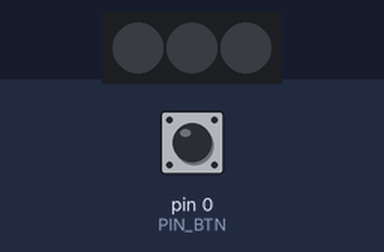
This sketch was run on a simulated Arduino Uno, built with avr-gcc and run on an emulated ATmega328P. On the bench: 3 RGB LEDs in strip order, left to right. The inputs (shaded band) are chosen by the test bench; at power-on: pin 0 (PIN_BTN) HIGH. Dim RGB values are drawn brighter than linear.

Above: at 1.2 s.
1.3 s: pin 0 (PIN_BTN) pulled LOW for 0.15 s
At 1.6 s:
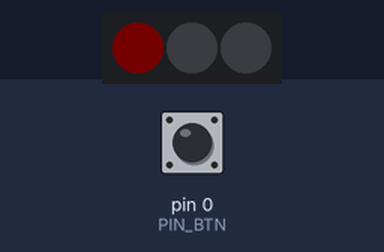
At 3.5 s:
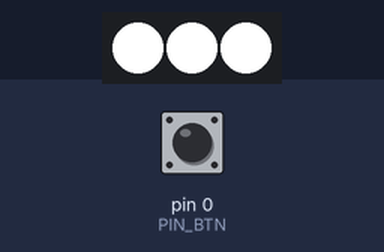
4.3 s: pin 0 (PIN_BTN) pulled LOW for 0.15 s
At 4.9 s:
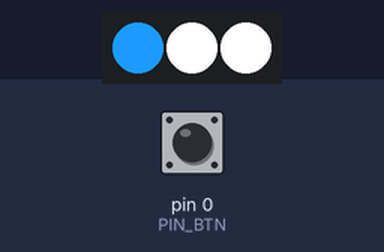
Timing chart, 0 to 7.6 s (numbered marks = the images above; inputs shaded):
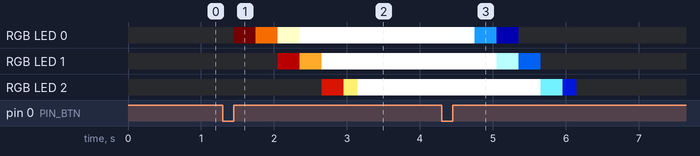

Measured:
- after the input at 1.3 s, RGB LED 0: off → RGB(1, 0, 0) after 0.15 s, → RGB(228, 100, 0) 0.30 s later, → RGB(255, 255, 199) 0.30 s later, → RGB(255, 255, 255) 0.30 s later; RGB LED 1: off → RGB(71, 0, 0) after 0.75 s, → RGB(255, 170, 42) 0.30 s later, → RGB(255, 255, 255) 0.30 s later
- after the input at 4.3 s, RGB LED 0: RGB(255, 255, 255) → RGB(254, 255, 255) after 0.15 s, → RGB(27, 155, 255) 0.30 s later, → RGB(0, 0, 56) 0.30 s later, → off 0.30 s later; RGB LED 1: RGB(255, 255, 255) → RGB(184, 255, 255) after 0.75 s, → RGB(0, 85, 213) 0.30 s later, → off 0.30 s later

The sketch:

LegoShelfLights.ino
```cpp
/* LegoShelfLights

Pixel Lights use to light up modules in a bookshelf displaying lego creations.

 * Ideally one (momentary) button control
    * Tap --> Toggles on / off
    * Hold --> Changes intensity
 * Animate on/off sequence
 * Maybe have another fun mode where different modules fade off and on

Electronics
 * WS2811 ICs fed into RGB amplifier, driving 12V analog LED strips (one strip per module)
 * ATTINY Microcontroller because it's small and I have a lot of them not being used
 * Button to do the things

 */

#include <Adafruit_NeoPixel.h>

// IO Pins
#define PIN_BTN     0
#define PIN_PIXEL   2   // Data pin for LEDs

// Pixel Setup
#define NUM_LEDS    3             // Note: I'm using single colour LEDs, so '1 pixel' = 3 LEDs
uint8_t modules[NUM_LEDS*3 + 1];  // Stores intensity values for each module - Ideally I'd use the leds arrays to do that, but I don't know where teh raw values of that is stored :(
                                  // Note: 1 extra module is just to make fade on/off easier to program
Adafruit_NeoPixel leds(NUM_LEDS, PIN_PIXEL, NEO_GRB + NEO_KHZ800);

// Global Variables
bool btnState_Last = HIGH;        // Button state on last loop
uint32_t btnStartTime = 0;        // (ms) time button was pushed
bool lightsOn = 0;                // Current state of lights (on or off)
bool fadingOnOff = false;         // true while lights are either turning on or turning off


// Parameters
#define LED_FADE_TIME     1000    // (ms) Fade time for an individual module to turn on/off
#define MODULE_DELAY_TIME 500     // (ms) delay between lighting successive modules
#define DEBOUNCE          20      // (ms) debounce time
#define SHORT_PRESS_TIME  500     // (ms) Max period button can be pressed for to trigger on/off action
#define DIM_MIN           10      // (0-255) Minimum intensity to drop to
#define DIM_SPEED         20      // kinda speed at which lights fade lower value = faster fade
#define HALF_POINT        127     // Value at which next module starts fading


void setup()
{
  // Serial.begin(115200);
  pinMode(PIN_BTN, INPUT_PULLUP);
  leds.begin();                               // Initialize Pixels
  leds.show();                                // Initialize all pixels to 'off'
}


void loop()
{
  bool btnState = digitalRead(PIN_BTN);

  if (!fadingOnOff)                           // Don't allow changes while fading off/on
  {
    if (!btnState)                            // If button pressed ...
    {
      if (millis() < btnStartTime)            // (handle timer overflow)
      {
        btnStartTime = millis();
        return;
      }

      if (btnState != btnState_Last)          // ... and wasn't previously
        btnStartTime = millis();              // Record time button was initially pressed

      // If button pressed for longer than ShortPressTime - change intensity
      else if (millis() - btnStartTime >= SHORT_PRESS_TIME)
      {
        if (lightsOn)
          ChangeIntensity(millis() - btnStartTime);
      }
    }
    else
    {
      if (btnState != btnState_Last)          // Button just released
      {
        // Debounce & toggle light state if short press
        if (( (millis() - btnStartTime) <= SHORT_PRESS_TIME ) && ( (millis() - btnStartTime) >= DEBOUNCE) )
          lightsOn = !lightsOn;
      }
    }
  }

  btnState_Last = btnState;                   // Record btnState for next time
  updateLEDs();
}


void ChangeIntensity(uint16_t pressTime)
{
  // Changes intensity preset
  static bool fadeUp = true;                  // Direction to fade lights in when button is held
  static bool stopFade = true;                // Stop changing intensity once we hit max or min
  static uint16_t pressTime_last = pressTime + 1;
  static uint8_t  intensity_preset = 255;     // Preset intensity to fade lights up to when toggled on
  static uint8_t  intensity_initial;          // Intensity_preset value at start of long button press event


  if (pressTime < pressTime_last)             // Reset if new button press event
  {
    // Serial.println("New Button Press Event");
    stopFade = false;                         // Enable fading again!
    intensity_initial = intensity_preset;     // Remember this for next time
    fadeUp = !fadeUp;                         // Reverse fade direction each time a long press is initiated
  }

  pressTime_last = pressTime;                 // Remember for next time

  if (fadeUp)                                 // Stop fading if we hit an end
  {
    if (intensity_preset >= 255)
      stopFade = true;
  }
  else //fade down
  {
    if (intensity_preset <= DIM_MIN)
      stopFade = true;
  }

  if (!stopFade)
  {
    if (fadeUp)
      intensity_preset = intensity_initial + ((pressTime - SHORT_PRESS_TIME) / DIM_SPEED);
    else
      intensity_preset = intensity_initial - ((pressTime - SHORT_PRESS_TIME) / DIM_SPEED);

    leds.setBrightness(intensity_preset);     // Update LEDs
    leds.show();
  }

  return;
}


void updateLEDs()
{
  // Updates LED state - and does fade on/off animations
  static bool lightsOn_last = lightsOn;
  static uint8_t fadeStage = 0;               // Current stage of fading (kidna equal to module number)

  if (lightsOn_last != lightsOn)              // State just changed - reset timer
  {
    fadingOnOff = true;
    fadeStage = 0;
  }

  if (fadingOnOff)
  {
    delay(1);                                 // Slow if down a little

    if (lightsOn)                             // Fade on
    {
      modules[fadeStage] += 1;                // Increment value

      if (fadeStage)                          // If not first module
      {
        if (modules[fadeStage] <= HALF_POINT) // Increment last module value as well
          modules[fadeStage-1] += 1;
      }

      if (modules[fadeStage] > HALF_POINT)    // Once we've faded up half way on one module, begin the next one
        fadeStage++;

      if (fadeStage >= sizeof(modules))
      {
        fadingOnOff = false;                  // Stop once we've done all the modules
        modules[sizeof(modules) -1] = 255;    // Set last value to same as others (another random thing to make fades work properly)
      }
    }
    else                                      // Fade off - almost identical to fading on
    {
      modules[fadeStage] -= 1;                // de-Increment value

      if (fadeStage)                          // If not first module
      {
        if (modules[fadeStage] > HALF_POINT)  // de-Increment last module value as well
          modules[fadeStage-1] -= 1;
      }

      if (modules[fadeStage] <= HALF_POINT)   // Once we've faded down half way on one module, begin the next one
        fadeStage++;

      if (fadeStage >= sizeof(modules))
      {
        fadingOnOff = false;                  // Stop once we've done all the modules
        modules[sizeof(modules) -1] = 0;      // Set last value to same as others (another random thing to make fades work properly)
      }
    }
  }

  writeLEDs();                                // Display LEDs state
  lightsOn_last = lightsOn;

  return;
}


void writeLEDs()
{
  // Writes modules buffer into leds
  static uint8_t modules_last[sizeof(modules)];
  bool newData = false;

  for (uint8_t i = 0; i < sizeof(modules); ++i)
  {
    if (modules[i] != modules_last[i])        // Check for changes in data
      newData = true;

    modules_last[i] = modules[i];             // Record for next loop
  }

  if (newData)                                // Only refresh LEDs if we actually have a new state to show
  {
    for (uint8_t i = 0; i < NUM_LEDS; ++i)
      leds.setPixelColor(i, modules[0+3*i], modules[1+3*i], modules[2+3*i]);

    leds.show();
  }

  return;
}
```
